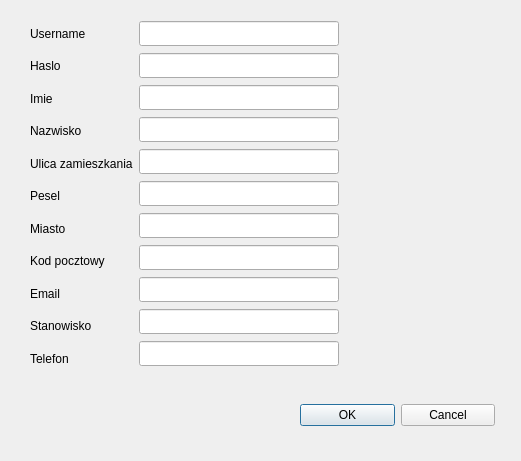
<?xml version="1.0" encoding="UTF-8"?>
<ui version="4.0">
 <class>FormularzDodajUzytkownika</class>
 <widget class="QDialog" name="FormularzDodajUzytkownika">
  <property name="geometry">
   <rect>
    <x>0</x>
    <y>0</y>
    <width>521</width>
    <height>461</height>
   </rect>
  </property>
  <property name="windowTitle">
   <string>Dialog</string>
  </property>
  <widget class="QWidget" name="layoutWidget_2">
   <property name="geometry">
    <rect>
     <x>30</x>
     <y>20</y>
     <width>465</width>
     <height>352</height>
    </rect>
   </property>
   <layout class="QHBoxLayout" name="horizontalLayout_5">
    <item>
     <layout class="QVBoxLayout" name="verticalLayout_5">
      <item>
       <widget class="QLabel" name="labelUsernameU">
        <property name="text">
         <string>Username</string>
        </property>
       </widget>
      </item>
      <item>
       <widget class="QLabel" name="labelHasloU">
        <property name="text">
         <string>Haslo</string>
        </property>
       </widget>
      </item>
      <item>
       <widget class="QLabel" name="labelImieU">
        <property name="text">
         <string>Imie</string>
        </property>
       </widget>
      </item>
      <item>
       <widget class="QLabel" name="labelNazwiskoU">
        <property name="text">
         <string>Nazwisko</string>
        </property>
       </widget>
      </item>
      <item>
       <widget class="QLabel" name="labelUlicaU">
        <property name="text">
         <string>Ulica zamieszkania</string>
        </property>
       </widget>
      </item>
      <item>
       <widget class="QLabel" name="labelPeselU">
        <property name="text">
         <string>Pesel</string>
        </property>
       </widget>
      </item>
      <item>
       <widget class="QLabel" name="labelMiastoU">
        <property name="text">
         <string>Miasto</string>
        </property>
       </widget>
      </item>
      <item>
       <widget class="QLabel" name="labelKodU">
        <property name="text">
         <string>Kod pocztowy</string>
        </property>
       </widget>
      </item>
      <item>
       <widget class="QLabel" name="labelEmailU">
        <property name="text">
         <string>Email</string>
        </property>
       </widget>
      </item>
      <item>
       <widget class="QLabel" name="labelStanowiskoU">
        <property name="text">
         <string>Stanowisko</string>
        </property>
       </widget>
      </item>
      <item>
       <widget class="QLabel" name="labelTelefonU">
        <property name="text">
         <string>Telefon</string>
        </property>
       </widget>
      </item>
     </layout>
    </item>
    <item>
     <layout class="QHBoxLayout" name="horizontalLayout_6">
      <item>
       <layout class="QVBoxLayout" name="verticalLayout_6">
        <item>
         <widget class="QLineEdit" name="lineUsernameU">
          <property name="minimumSize">
           <size>
            <width>200</width>
            <height>25</height>
           </size>
          </property>
         </widget>
        </item>
        <item>
         <widget class="QLineEdit" name="lineHasloU">
          <property name="minimumSize">
           <size>
            <width>200</width>
            <height>25</height>
           </size>
          </property>
         </widget>
        </item>
        <item>
         <widget class="QLineEdit" name="lineImieU">
          <property name="minimumSize">
           <size>
            <width>200</width>
            <height>25</height>
           </size>
          </property>
         </widget>
        </item>
        <item>
         <widget class="QLineEdit" name="lineNazwiskoU">
          <property name="minimumSize">
           <size>
            <width>200</width>
            <height>25</height>
           </size>
          </property>
          <property name="maximumSize">
           <size>
            <width>16777215</width>
            <height>16777215</height>
           </size>
          </property>
         </widget>
        </item>
        <item>
         <widget class="QLineEdit" name="lineUlicaU">
          <property name="minimumSize">
           <size>
            <width>200</width>
            <height>25</height>
           </size>
          </property>
         </widget>
        </item>
        <item>
         <widget class="QLineEdit" name="lineNrMieszkania_2">
          <property name="minimumSize">
           <size>
            <width>200</width>
            <height>25</height>
           </size>
          </property>
         </widget>
        </item>
        <item>
         <widget class="QLineEdit" name="lineMiastoU">
          <property name="minimumSize">
           <size>
            <width>200</width>
            <height>25</height>
           </size>
          </property>
         </widget>
        </item>
        <item>
         <widget class="QLineEdit" name="lineKodU">
          <property name="minimumSize">
           <size>
            <width>200</width>
            <height>25</height>
           </size>
          </property>
         </widget>
        </item>
        <item>
         <widget class="QLineEdit" name="lineEmailU">
          <property name="minimumSize">
           <size>
            <width>200</width>
            <height>25</height>
           </size>
          </property>
         </widget>
        </item>
        <item>
         <widget class="QLineEdit" name="lineStanowiskoU">
          <property name="minimumSize">
           <size>
            <width>200</width>
            <height>25</height>
           </size>
          </property>
         </widget>
        </item>
        <item>
         <widget class="QLineEdit" name="lineTelefonU">
          <property name="minimumSize">
           <size>
            <width>200</width>
            <height>25</height>
           </size>
          </property>
         </widget>
        </item>
       </layout>
      </item>
      <item>
       <layout class="QVBoxLayout" name="verticalLayout_7">
        <item>
         <widget class="QLabel" name="labelUsernameWymaganeU">
          <property name="sizePolicy">
           <sizepolicy hsizetype="Expanding" vsizetype="Expanding">
            <horstretch>0</horstretch>
            <verstretch>0</verstretch>
           </sizepolicy>
          </property>
          <property name="minimumSize">
           <size>
            <width>0</width>
            <height>0</height>
           </size>
          </property>
          <property name="maximumSize">
           <size>
            <width>300</width>
            <height>16777215</height>
           </size>
          </property>
          <property name="text">
           <string/>
          </property>
         </widget>
        </item>
        <item>
         <widget class="QLabel" name="labelHasloWymaganeU">
          <property name="sizePolicy">
           <sizepolicy hsizetype="Expanding" vsizetype="Expanding">
            <horstretch>0</horstretch>
            <verstretch>0</verstretch>
           </sizepolicy>
          </property>
          <property name="minimumSize">
           <size>
            <width>0</width>
            <height>0</height>
           </size>
          </property>
          <property name="maximumSize">
           <size>
            <width>300</width>
            <height>16777215</height>
           </size>
          </property>
          <property name="text">
           <string/>
          </property>
         </widget>
        </item>
        <item>
         <widget class="QLabel" name="labelImieWymaganeU">
          <property name="sizePolicy">
           <sizepolicy hsizetype="Expanding" vsizetype="Expanding">
            <horstretch>0</horstretch>
            <verstretch>0</verstretch>
           </sizepolicy>
          </property>
          <property name="minimumSize">
           <size>
            <width>0</width>
            <height>0</height>
           </size>
          </property>
          <property name="maximumSize">
           <size>
            <width>300</width>
            <height>16777215</height>
           </size>
          </property>
          <property name="text">
           <string/>
          </property>
         </widget>
        </item>
        <item>
         <widget class="QLabel" name="labelNazwiskoWymaganeU">
          <property name="sizePolicy">
           <sizepolicy hsizetype="Expanding" vsizetype="Expanding">
            <horstretch>0</horstretch>
            <verstretch>0</verstretch>
           </sizepolicy>
          </property>
          <property name="minimumSize">
           <size>
            <width>0</width>
            <height>0</height>
           </size>
          </property>
          <property name="maximumSize">
           <size>
            <width>300</width>
            <height>16777215</height>
           </size>
          </property>
          <property name="text">
           <string/>
          </property>
         </widget>
        </item>
        <item>
         <widget class="QLabel" name="labelUlicaWymaganeU">
          <property name="sizePolicy">
           <sizepolicy hsizetype="Expanding" vsizetype="Expanding">
            <horstretch>0</horstretch>
            <verstretch>0</verstretch>
           </sizepolicy>
          </property>
          <property name="minimumSize">
           <size>
            <width>0</width>
            <height>0</height>
           </size>
          </property>
          <property name="maximumSize">
           <size>
            <width>300</width>
            <height>16777215</height>
           </size>
          </property>
          <property name="text">
           <string/>
          </property>
         </widget>
        </item>
        <item>
         <widget class="QLabel" name="labelPeselWymaganeU">
          <property name="sizePolicy">
           <sizepolicy hsizetype="Expanding" vsizetype="Expanding">
            <horstretch>0</horstretch>
            <verstretch>0</verstretch>
           </sizepolicy>
          </property>
          <property name="minimumSize">
           <size>
            <width>0</width>
            <height>0</height>
           </size>
          </property>
          <property name="maximumSize">
           <size>
            <width>300</width>
            <height>16777215</height>
           </size>
          </property>
          <property name="text">
           <string/>
          </property>
         </widget>
        </item>
        <item>
         <widget class="QLabel" name="labelMiastoWymaganeU">
          <property name="sizePolicy">
           <sizepolicy hsizetype="Expanding" vsizetype="Expanding">
            <horstretch>0</horstretch>
            <verstretch>0</verstretch>
           </sizepolicy>
          </property>
          <property name="minimumSize">
           <size>
            <width>0</width>
            <height>0</height>
           </size>
          </property>
          <property name="maximumSize">
           <size>
            <width>300</width>
            <height>16777215</height>
           </size>
          </property>
          <property name="text">
           <string/>
          </property>
         </widget>
        </item>
        <item>
         <widget class="QLabel" name="labelKodWymaganeU">
          <property name="sizePolicy">
           <sizepolicy hsizetype="Expanding" vsizetype="Expanding">
            <horstretch>0</horstretch>
            <verstretch>0</verstretch>
           </sizepolicy>
          </property>
          <property name="minimumSize">
           <size>
            <width>0</width>
            <height>0</height>
           </size>
          </property>
          <property name="maximumSize">
           <size>
            <width>300</width>
            <height>16777215</height>
           </size>
          </property>
          <property name="text">
           <string/>
          </property>
         </widget>
        </item>
        <item>
         <widget class="QLabel" name="labelEmailWymaganeU">
          <property name="sizePolicy">
           <sizepolicy hsizetype="Expanding" vsizetype="Expanding">
            <horstretch>0</horstretch>
            <verstretch>0</verstretch>
           </sizepolicy>
          </property>
          <property name="minimumSize">
           <size>
            <width>0</width>
            <height>0</height>
           </size>
          </property>
          <property name="maximumSize">
           <size>
            <width>300</width>
            <height>16777215</height>
           </size>
          </property>
          <property name="text">
           <string/>
          </property>
         </widget>
        </item>
        <item>
         <widget class="QLabel" name="labelStanowiskoWymaganeU">
          <property name="sizePolicy">
           <sizepolicy hsizetype="Expanding" vsizetype="Expanding">
            <horstretch>0</horstretch>
            <verstretch>0</verstretch>
           </sizepolicy>
          </property>
          <property name="minimumSize">
           <size>
            <width>0</width>
            <height>0</height>
           </size>
          </property>
          <property name="maximumSize">
           <size>
            <width>300</width>
            <height>16777215</height>
           </size>
          </property>
          <property name="text">
           <string/>
          </property>
         </widget>
        </item>
        <item>
         <widget class="QLabel" name="labelTelefonWymaganeU">
          <property name="sizePolicy">
           <sizepolicy hsizetype="Expanding" vsizetype="Expanding">
            <horstretch>0</horstretch>
            <verstretch>0</verstretch>
           </sizepolicy>
          </property>
          <property name="minimumSize">
           <size>
            <width>0</width>
            <height>0</height>
           </size>
          </property>
          <property name="maximumSize">
           <size>
            <width>300</width>
            <height>16777215</height>
           </size>
          </property>
          <property name="text">
           <string/>
          </property>
         </widget>
        </item>
       </layout>
      </item>
     </layout>
    </item>
   </layout>
  </widget>
  <widget class="QWidget" name="layoutWidget_3">
   <property name="geometry">
    <rect>
     <x>300</x>
     <y>400</y>
     <width>195</width>
     <height>30</height>
    </rect>
   </property>
   <layout class="QHBoxLayout" name="horizontalLayout_7">
    <item>
     <widget class="QPushButton" name="buttonOKU">
      <property name="text">
       <string>OK</string>
      </property>
     </widget>
    </item>
    <item>
     <widget class="QPushButton" name="buttonCancel_3">
      <property name="text">
       <string>Cancel</string>
      </property>
     </widget>
    </item>
   </layout>
  </widget>
  <zorder></zorder>
  <zorder>layoutWidget_2</zorder>
  <zorder>layoutWidget_3</zorder>
 </widget>
 <resources/>
 <connections/>
</ui>
